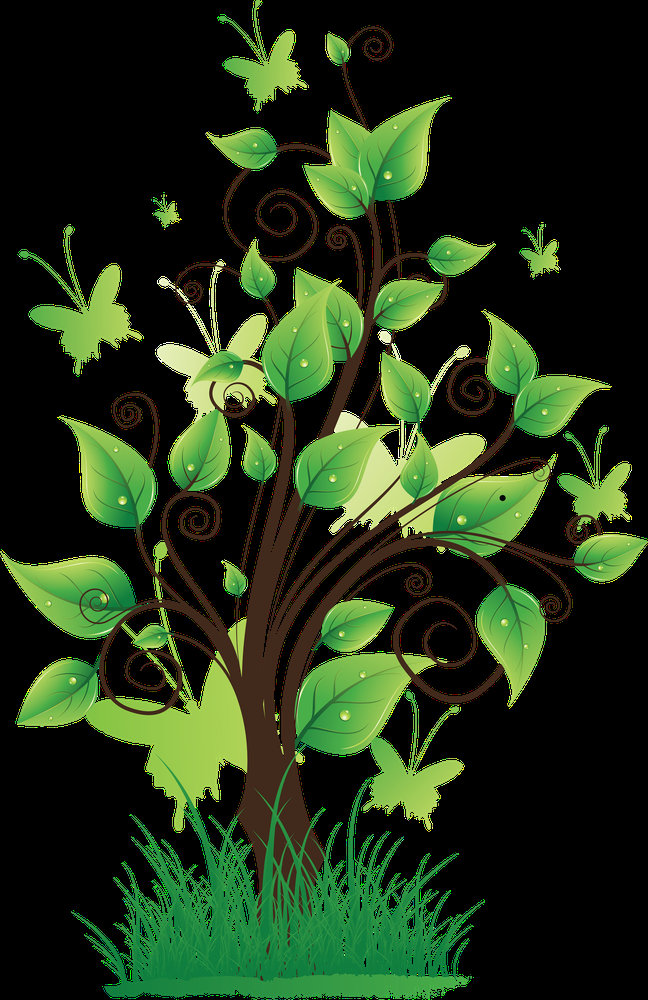
%> input picture V/image2.png, 648 x 1000 px, shrunk from 2304 x 3557 before the run
$ octave ABL.m   (GNU Octave 9; MATLAB toolbox functions it lacks are replaced by stand-ins)
%> lines starting %> are read from the running program, lines starting %| are printed output that depends on the picture; in (x1, y1, x2, y2) boxes, pixels count from 0 and x2, y2 are one past the last pixel; in counts of white or black regions, pixels touching at a corner belong together; the program's own positions count from 1
clear all;
% reading of image
a = imread('image2.png');
%> a is the input picture: size 1000x648x3 uint8; mean R, G, B 34.2, 52.5, 23.6
subplot(2,3,1);
imshow(a);
title('Original Image');
%imhist(a);


% RGB TO Gray
v = rgb2gray(a);
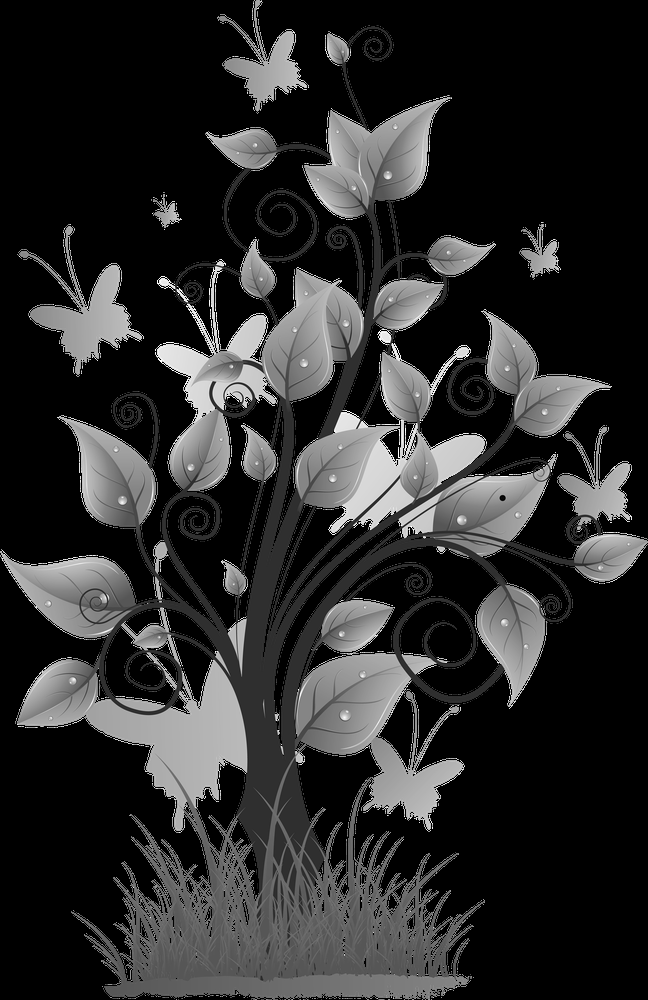
%> v: size 1000x648 uint8; min 0, max 255, mean 43.8
subplot(2,3,2);
imshow(v);
title('Grayscale Image');

% RGB TO BINARY
v1= im2bw(a);
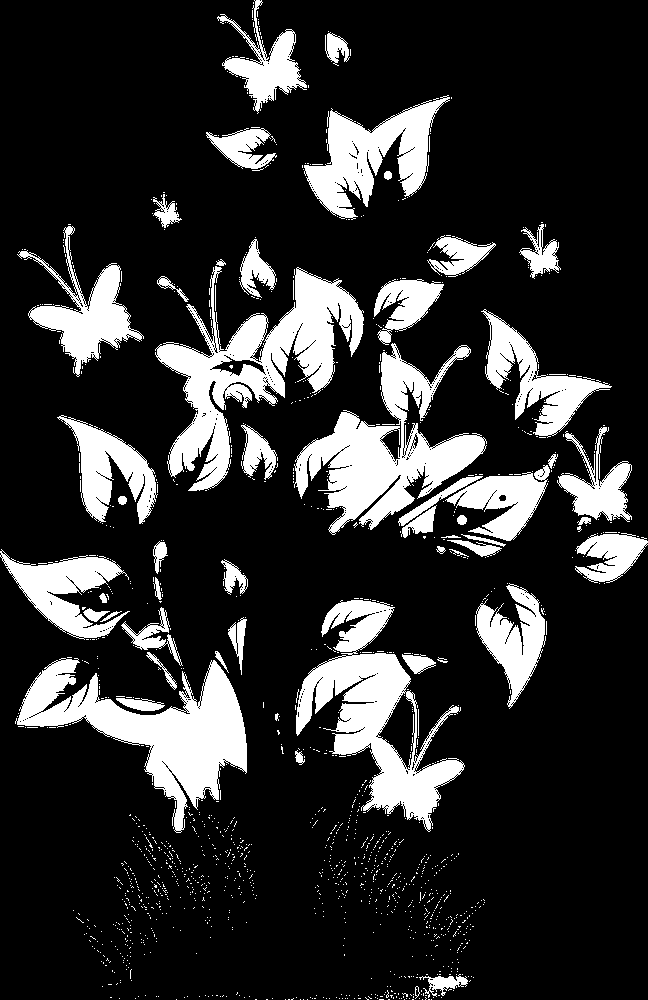
%> v1: size 1000x648 logical; 18.3% white; 1422 white regions (1366 under 20 px), largest, box (x1, y1, x2, y2) and area: (155, 266, 364, 491) 15561, (15, 658, 247, 833) 14303, (296, 600, 465, 832) 13719
subplot(2,3,3);
imshow(v1);
title('Binary Image');

% First Image
b = imread('image1.png');
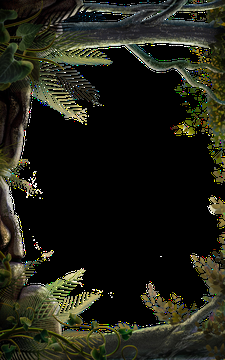
%> input picture V/image1.png, 225 x 360 px, shrunk from 800 x 1280 before the run
%> b is the input picture: size 360x225x3 uint8; mean R, G, B 31.9, 32.6, 22.3
subplot(2,3,4);
imshow(b);
title('First Image');


% Second Image
c = imread('image2.png');
subplot(2,3,5);
imshow(c);
title('Second Image');


subplot(2,3,6);
imshow(b+c);
%> (this line was passed over: imshow is not available in this run)
title('Additon Image');
